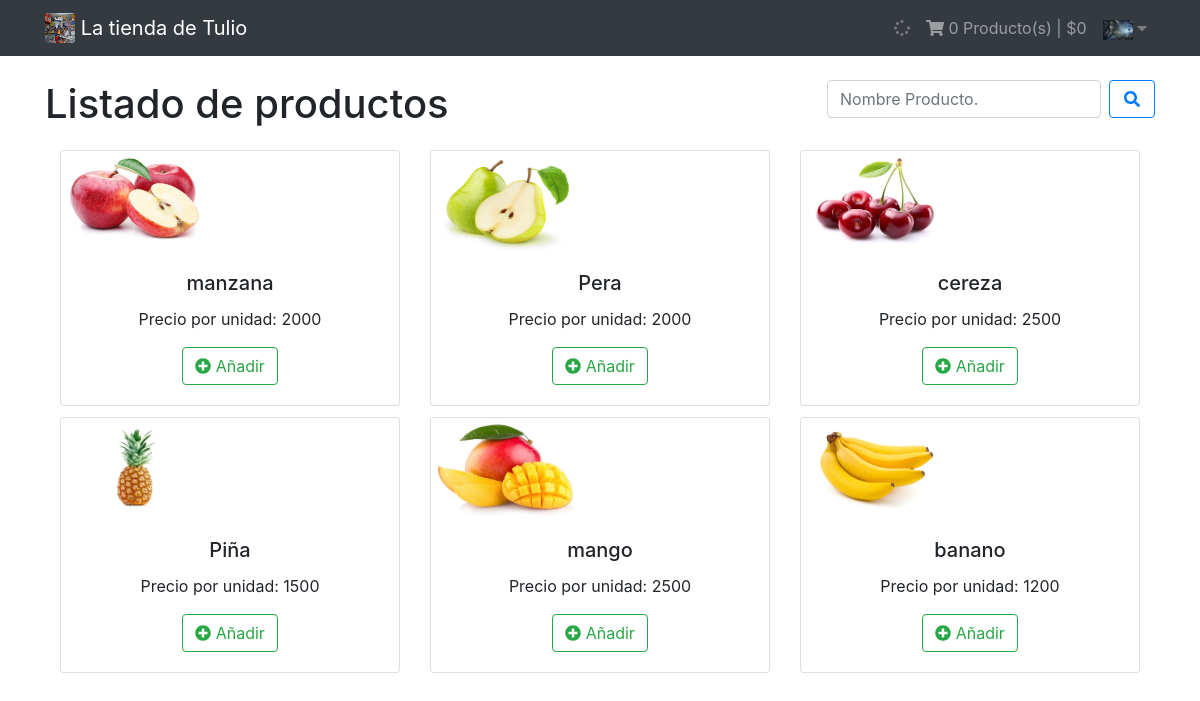
/CarritoCompras/Vistas/Cliente/index.php (signed in), run on the app's committed database.
### tables this page shows
CREATE TABLE `productos` (
  `id_producto` int(10) NOT NULL AUTO_INCREMENT,
  `nombre_producto` varchar(60) NOT NULL,
  `descripcion` varchar(120) NOT NULL,
  `foto` varchar(150) NOT NULL,
  `cantidad` int(10) DEFAULT '0',
  `valor` int(10) NOT NULL,
  PRIMARY KEY (`id_producto`),
  UNIQUE KEY `nombre` (`nombre_producto`)
);

### CarritoCompras/Modelos/Factura.php (called while the page is built, shortened)
<?php
  class Factura{
    public function listarProductos(){
      $rows = NULL;
      $contador = 0;
      $modelo = NEW Conexion();
      $conexion = $modelo->getConexion();
      $sql = "SELECT id_producto, nombre_producto, descripcion, foto, cantidad, valor FROM productos WHERE cantidad > 0";
      $statement = $conexion->prepare($sql);
      $statement->execute();
      while($resultado = $statement->fetch()){
        $contador +=1;
        $rows[] = $resultado;
      }
      if ($contador == 0) {
        return false;
      }else{
        return $rows;
      }
    }
  }
 ?>

### CarritoCompras/Controladores/FacturaController.php (the view, shortened to what this page needs)
<?php @session_start();
  function listarProductos(){
    $productos = new Factura();
    $listadoProductos = $productos->listarProductos();
    if($listadoProductos !== false){
      foreach ($listadoProductos as $producto) {
        echo '
         <div class="col-md-4 col-sm-6" style="margin-bottom: 1%;" class="productoHover">
           <center>
             <div class="card">
               <img class="card-img-top" src="../'.$producto['foto'].'" style="max-height: 100px; max-width: 150px;">
               <div class="card-body">
                 <h5 class="card-title">'.$producto['nombre_producto'].'</h5>
                 <p class="card-text">Precio por unidad: '.$producto['valor'].'</p>
                 <center>
                     <a href="#" class="btn btn-outline-success" id="agregar" data-nit="'.$producto['id_producto'].'" data-toggle="modal" data-target="#ModalContainer"><i class="fa fa-plus-circle"></i> Añadir</a>
                 </center>
               </div>
             </div>
           </center>
         </div>
         ';
      }
    }else{
      echo "<div class='alert alert-warning' role='alert' style='margin-top: 5%;'><fieldset> No hay registros en la base de datos</fieldset></div>";
    }
  }
 ?>

### CarritoCompras/Vistas/Cliente/index.php (shortened to what this page needs)
<?php @session_start();
  if($_SESSION["AUTENTICA"] != 'SI'){
    header('Location: ../Session/function.php?salir=true');
  }else{
    require_once '../../Modelos/Factura.php';
    require_once '../../Controladores/FacturaController.php';
  }
 ?>
<!DOCTYPE html>
<html lang="es">
  <head>
    <link rel="stylesheet" href="../../public/css/bootstrap.min.css" />
    <link rel="stylesheet" href="../../public/css/fontawesome.min.css" />
  </head>
  <body>
    <nav class="navbar navbar-expand-lg navbar-dark bg-dark">
      <div class="container">
        <a class="navbar-brand" href="#">
          <img src="../../Public/imagenes/Extras/Tienda-de-tulio.jpg" width="30" height="30" class="d-inline-block align-top" alt="">
          La tienda de Tulio
        </a>
        <div id="navbarNavDropdown" class="navbar-collapse collapse">
          <ul class="navbar-nav">
            <li class="nav-link" >
              <a href="index.php">
                <i class="fas fa-spinner" style="color:RGB(124,124,125);"></i>
              </a>
            </li>
            <li>
              <a href="carrito.php" class="nav-link">
                <i class="fa fa-shopping-cart"></i>
                <span><?php if(isset($_SESSION['CARRITO'])){ echo count($_SESSION['CARRITO']);}else{ echo 0;} ?> Producto(s) | <?php if(isset($_SESSION['TOTAL_COMPRA'])){echo $_SESSION['TOTAL_COMPRA'];}else{ echo "$0";} ?></span>
              </a>
            </li>
            <li class="nav-link dropdown nav-item">
                <a class="dropdown" data-toggle="dropdown" href="#">
                    <img src="<?php echo "../".$_SESSION['foto']; ?>"  style="max-height: 30px; max-width: 30px;" > </img><i class="fa fa-caret-down" style="color:RGB(124,124,125);"></i>
                </a>
            </li>
          </ul>
        </div>
      </div>
    </nav>
          <div class="container" style="margin-top: 2%;">
            <div class="header">
              <form action="index.php"  type="POST" class="form-inline" style="float: right;">
                <input class="form-control mr-sm-2" type="search" placeholder="Nombre Producto." aria-label="Search" name="nombre_buscar">
                <button class="btn btn-outline-primary my-2 my-sm-0" type="submit" id="buscar"><i class="fa fa-search fa-fw"></i></button>
              </form>
              <h1>Listado de productos</h1>
            </div>
            <section style="margin-top:2%;">
              <div class="card-group">
                <?php
                    if(isset($_REQUEST['nombre_buscar'])){
                     $nombre = $_REQUEST['nombre_buscar'];
                     buscar($nombre);
                   }else{
                     listarProductos();
                   }
                ?>
              </div>
            </section>
          </div>
  </body>
</html>

### data on the page
productos: foto (picture), nombre_producto "manzana", valor "2000"
productos: foto (picture), nombre_producto "Pera", valor "2000"
productos: foto (picture), nombre_producto "cereza", valor "2500"
productos: shows a picture, nombre_producto "Piña", valor "1500"
productos: foto (picture), nombre_producto "mango", valor "2500"
productos: foto (picture), nombre_producto "banano", valor "1200"
